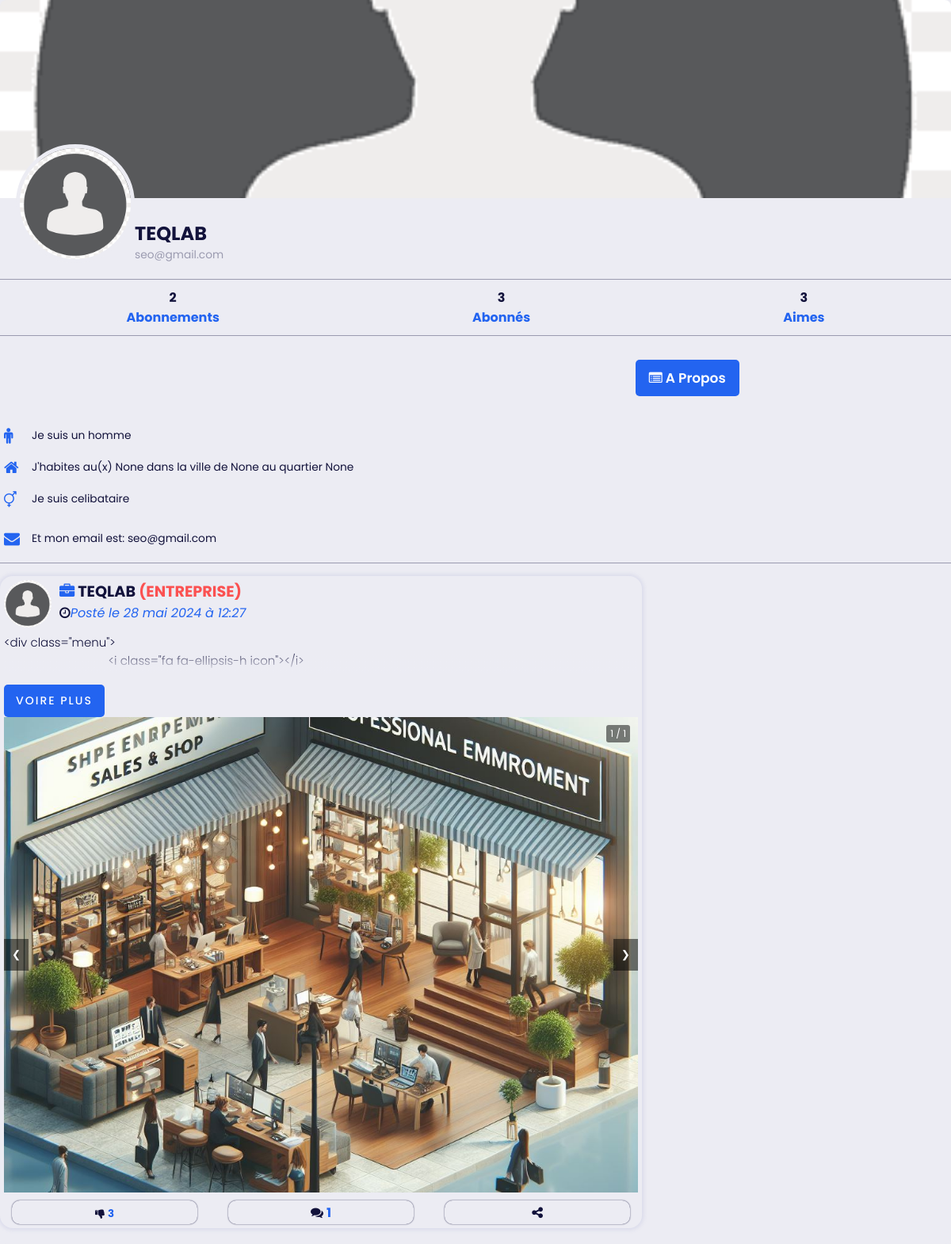
The app's page /profiles/7/, older data.
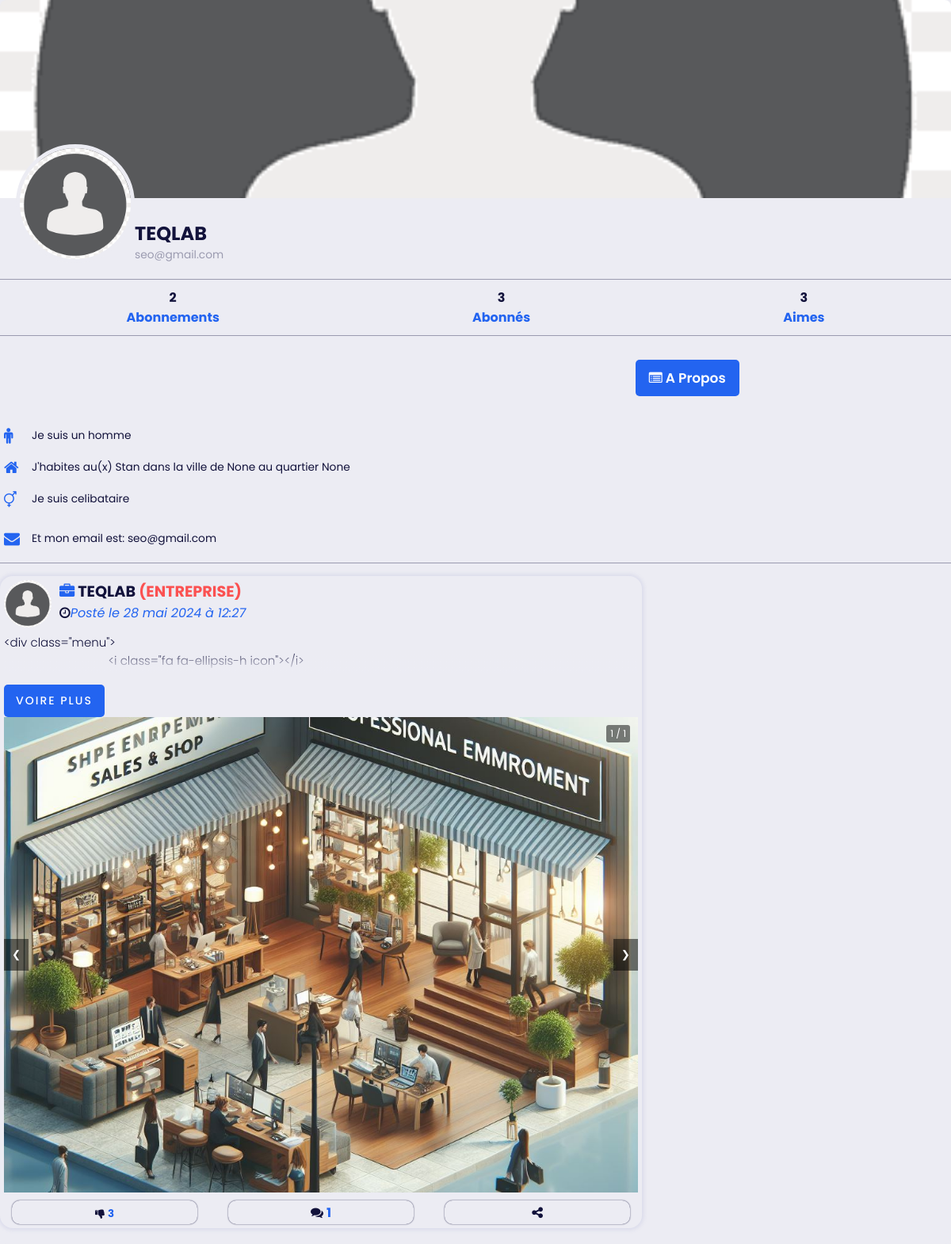
The same page, newer data.
### galsen/models.py (models this page shows, shortened)
class AbstractUser(BaseAbstractUser):
    groups = models.ManyToManyField(Group, related_name='customuser_set', blank=True)
    user_permissions = models.ManyToManyField(Permission, related_name='customuser_set', blank=True)

class CustomUser(AbstractUser):
    LANGUE = [
        ('français', 'Français'),
        ('anglais', 'Anglais'),
        ('spagnol', 'Espagnol'),
        ('italien', 'Italien'),
        ('arabe', 'Arabe'),
    ]
    ACCESS = [
        ('autorised', 'Autorisé(e)'),
        ('no_autorised', 'Non autorisé(e)'),
    ]
    ROLES = [
        ('personnel', 'Personnel(le)'),
        ('ecole', 'Ecole'),
        ('entreprise', 'Entreprise'),
    ]
    profile_image = models.ImageField(upload_to='profile_images/', null=True, blank=True)
    banner_image = models.ImageField(upload_to='banner_images/', null=True, blank=True)
    GENRE = [
        ('homme', 'Homme'),
        ('femme', 'Femme'),
    ]
    SITUATION_MATRIMONIALE = [
        ('celibataire', 'Célibataire'),
        ('marie', 'Marié(e)'),
        ('fiance', 'Fiancé(e)'),
        ('divorce', 'Divorcé(e)'),
        ('couple', 'En couple'),
    ]
    marque_dispositif = models.CharField(max_length=255, null=True, blank=True)
    metier = models.CharField(max_length=150, null=True, blank=True)
    etablissement = models.CharField(max_length=255, null=True, blank=True)
    pays = models.CharField(max_length=50, null=True, blank=True)
    ville = models.CharField(max_length=50, null=True, blank=True)
    quartier = models.CharField(max_length=50, null=True, blank=True)
    langue = models.CharField(max_length=255, null=True, blank=True)
    birthday = models.DateField(null=True, blank=True)
    indicatif_pays = models.CharField(max_length=15, null=True, blank=True)
    number_phone = models.CharField(max_length=15, null=True, blank=True)
    number_whatsapp = models.CharField(max_length=15, null=True, blank=True)
    number_telegram = models.CharField(max_length=15, null=True, blank=True)
    instagram_link = models.URLField(null=True, blank=True)
    twitter_link = models.URLField(null=True, blank=True)
    youtube_link = models.URLField(null=True, blank=True)
    website_link = models.URLField(null=True, blank=True)
    langue = models.CharField(max_length=255, choices=LANGUE, default='français')
    rôle = models.CharField(max_length=255, choices=ROLES, default='personnel')
    access = models.CharField(max_length=255, choices=ACCESS, default='no_autorised')
    genre = models.CharField(max_length=255, choices=GENRE, default='homme')
    situation_matrimoniale = models.CharField(max_length=20, choices=SITUATION_MATRIMONIALE, default='celibataire')
    followers = models.ManyToManyField('self', symmetrical=False, related_name='following_users', blank=True)
    def total_likes_received(self):
        total_likes = 0
        for post in self.post_set.all():
            total_likes += post.like_post.count()
        return total_likes

class Post(models.Model):
    user = models.ForeignKey(CustomUser, on_delete=models.CASCADE)
    video = models.FileField(upload_to='post_videos/')
    contenu_post = models.TextField()
    tag_post = models.CharField(max_length=255)
    session_info = models.CharField(max_length=255, null=True, blank=True)
    date_creation_post = models.DateTimeField(auto_now_add=True)
    like_post = models.ManyToManyField(CustomUser, blank=True, related_name="likes")
    dislike = models.ManyToManyField(CustomUser, blank=True, related_name='dislikes')
    shared_boby = models.TextField(blank=True, null=True)
    share_on = models.DateTimeField(blank=True, null=True)
    shared_user = models.ForeignKey(CustomUser, on_delete=models.CASCADE, null=True, blank=True, related_name='+')
    class Meta:
        ordering = ['-date_creation_post', '-share_on']
    @property
    def nombre_commentaire(self):
        return Commentaire.objects.filter(post=self).count()

### galsen/views.py (the view)
# urls.py: path('profiles/<int:user_id>/', views.user_detail, name='user_detail'),
def user_detail(request, user_id):
    profile_user = get_object_or_404(CustomUser, pk=user_id)
    posts = Post.objects.filter(user=profile_user)  # Récupère tous les posts de cet utilisateur
    return render(request, 'profils/users_public.html', {'profile_user': profile_user, 'posts': posts})

### galsen/templates/profils/users_public.html (shortened to what the changed rows need)
{% load static %}
<!DOCTYPE html>
<html lang="en">
<head>
    <link rel="stylesheet" href="{% static 'assets/icones/font-awesome/css/font-awesome.css' %}">
    <link rel="stylesheet" href="{% static 'assets/icones/font-awesome/css/font-awesome.min.css' %}">
    <link rel="stylesheet" href="{% static 'assets/ressources/styles/profil.css' %}">
    <link rel="stylesheet" href="{% static 'assets/ressources/styles/contenu.css' %}">
    <link rel="stylesheet" href="{% static 'assets/ressources/styles/theme.css' %}">
    <link rel="stylesheet" href="{% static 'assets/ressources/styles/lightbox.min.css' %}">
</head>
<body>
    <div class="profile-container">
        <div class="profile-section">
          <div class="profile-info">
            <h1>
                {% if profile_user.rôle == "personnel" %}
                    {{ profile_user.first_name }} {{ profile_user.last_name }}
                {% else %}
                    {% if profile_user.etablissement %}  {{ profile_user.etablissement }} {% endif %}
                {% endif %}
            </h1>
            <p>{{ profile_user.email }}</p>
          </div>
        </div>
        <div class="profile-nav">
          <ul>
            <li><a href="{% url 'abonnementId' abonnementId=profile_user.id %}"><span class="tempo">{{ profile_user.following_users.count }}</span>Abonnements</a></li>
            <li><a href="{% url 'abonnerId' abonnerId=profile_user.id %}"><span class="tempo">{{ profile_user.followers.count }}</span>Abonnés</a></li>
            <li><a href="#"><span class="tempo">{{ profile_user.total_likes_received }}</span>Aimes</a></li>
          </ul>
        </div>
        <div class="profile-content">
            <ul class="status">
                <li>
                    {% if profile_user.genre == "homme" %}
                        <i class="fa fa-male primary"></i>
                        <p>Je suis un
                            <span>{{ profile_user.genre }}</span>
                        </p>
                    {% elif profile_user.genre == "femme" %}
                        <i class="fa fa-female primary"></i>
                        <p>Je suis une
                            <span>{{ profile_user.genre }}</span>
                        </p>
                    {% else %}
                        <p>Genre non spécifié</p>
                    {% endif %}
                </li>
                <li>
                    <p>J'habites au(x)
                        <span>{{ profile_user.pays }}</span> dans la ville de
                        <span>{{ profile_user.ville }}</span> au quartier
                        <span>{{ profile_user.quartier }}</span>
                     </p>
                </li>
                <li>
                    <p>Je suis
                        <span>{{ profile_user.situation_matrimoniale }}</span>
                     </p>
                </li>
            </ul>
        </div>
      </div>
</body>
</html>

Row changes from the older to the newer data that the page shows:
changed CustomUser "TEQLAB": pays "None" → "Stan"
